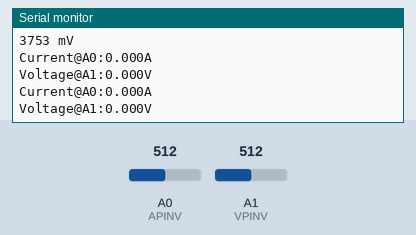
A sketch run on a simulated Arduino Uno, built with avr-gcc and run on an emulated ATmega328P. Parts: the last lines printed to the serial monitor. The test bench sets the inputs (shaded band); at power-on: A0 (APINV) = 512, A1 (VPINV) = 512.

Above: at 18.8 s.
18.9 s: A0 (APINV) set to 716
At 20.1 s:
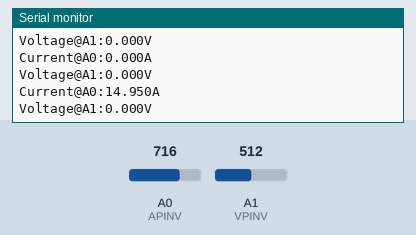
20.4 s: A1 (VPINV) set to 716
At 21.3 s:
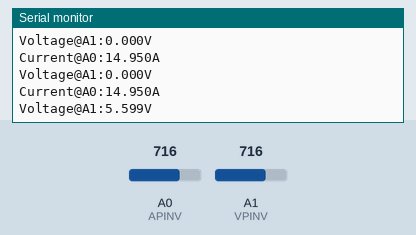
21.9 s: A0 (APINV) set to 900
At 21.9 s:
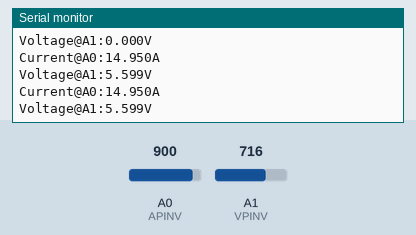
23.4 s: A1 (VPINV) set to 900
At 24.6 s:
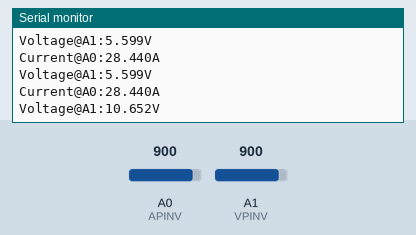
Timing chart, 0 to 25.9 s (numbered marks = the images above; inputs shaded):
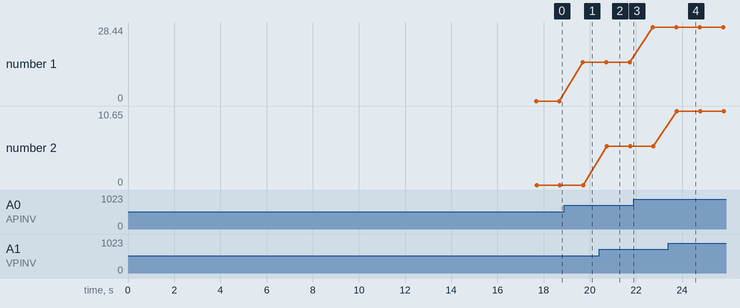

Measured:
- after the input at 18.9 s, the serial monitor: prints a new line after 0.80 s (image 1)
- after the input at 20.4 s, the serial monitor: prints a new line after 0.33 s (image 2)
- after the input at 23.4 s, the serial monitor: prints a new line after 0.37 s (image 4)
- plotted number 1: 0 → 14.95 after the input at 18.9 s, 14.95 → 28.44 after the input at 21.9 s
- plotted number 2: 0 → 5.6 after the input at 20.4 s, 5.6 → 10.65 after the input at 23.4 s

The sketch:

AV-Measur.ino
```cpp
int VQ;
int AQ;
int VPINV = A1;
int APINV = A0;

void setup()
{
  Serial.begin(9600);
  VQ = determineVQ(VPINV); //Quiscent output voltage with no Load!
  AQ = determineAQ(APINV);
  delay(1000);
}

void loop()
{

  Serial.print("Current@A0:");Serial.print(readCurrent(APINV),3);Serial.println("A");
  Serial.print("Voltage@A1:");Serial.print(readVoltage(VPINV),3);Serial.println("V");
    delay(1000);
}


//Voltage Measurment with Voltage Divider R1: 22K R2: 4.7K
int determineVQ(int PINV)
{
  Serial.print("estimating avg. quiscent voltage:");
  long VQ = 0;
  //read  samples to stabilise value
  for (int i=0; i<7500; i++)
{
    VQ += analogRead(PINV);
    delay(1);//depends on sampling (on filter capacitor), can be 1/80000 (80kHz) max.
}
  VQ /= 7500;
  Serial.print(map(VQ, 0, 1023, 0, 7500));Serial.println(" mV");
  return int(VQ);
}

float readVoltage(int PINV)
{
  int Voltage = 0;
  int sensitivity = 267.5;

  for (int i=0; i<5; i++)
{
    Voltage += analogRead(PINV) - VQ;
    delay(1);
}
  Voltage = map(Voltage/5, 0, 1023, 0, 7500);
    return float(Voltage)/sensitivity;
}

//Currnet measurement with ACS712

int determineAQ(int PINA)
{
long AQ = 0;
  //read  samples to stabilise value
  for (int i=0; i<7500; i++)
{
    AQ += analogRead(PINA);
    delay(1);//depends on sampling (on filter capacitor), can be 1/80000 (80kHz) max.
}
  AQ /= 7500;
  Serial.print(map(AQ, 0, 1023, 0, 7500));Serial.println(" mV");
  return int(AQ);
}

float readCurrent(int PINA)
{
  int current = 0;
  int sensitivity = 100;
  for (int i=0; i<5; i++)
{
    current += analogRead(PINA) - AQ;
    delay(1);
}
  current = map(current/5, 0, 1023, 0, 7500);
    return float(current)/sensitivity;
}
```
